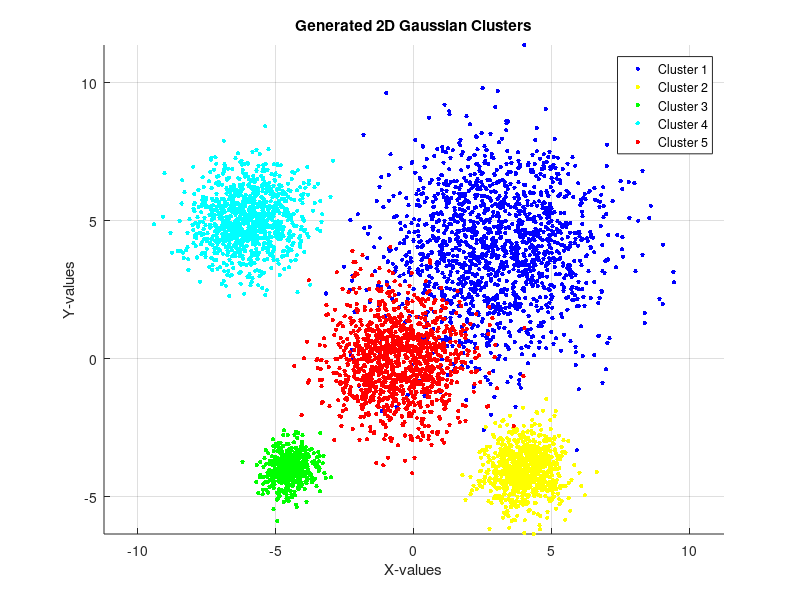

Here is the MATLAB script that generated this plot: (Note: this script raises an error after producing the figure.)
close all;
clear;
clc;

rng(10873935);

%generate a 2D dataset with 5 clusters and 2 slightly overlapping clusters
%each cluster has different  number of points between 500 and 1500
%cluster 1
N1= 1500;
mean1= [3,4];
std1 =2;

%generating the cluster's points with Gaussian (randn) and shaping them with std and mean
cluster1 = randn(N1, 2) * std1 + mean1;

%cluster 2
N2= 800;
mean2=[4, -4];
std2= 0.75;

cluster2 = randn(N2, 2) * std2 + mean2;

%cluster 3
N3= 500;
mean3=[-4.5,-4];
std3= 0.5;
cluster3 = randn(N3, 2) * std3 + mean3;

%cluster 4
N4= 1000;
mean4=[-6,5];
std4= 1;
cluster4 = randn(N4, 2) * std4 + mean4;

%cluster 5
N5 = 1200;
mean5 = [-0.5, 0];
std5 = 1.25;
cluster5 = randn(N5, 2) * std5 + mean5;

%plot cluster for visualization check

figure;
hold on;

plot(cluster1(:,1), cluster1(:,2),'b.','MarkerSize',10);
plot(cluster2(:,1), cluster2(:,2), 'y.', 'MarkerSize',10);
plot(cluster3(:,1), cluster3(:,2), 'g.', 'MarkerSize', 10);
plot(cluster4(:,1), cluster4(:,2), 'c.', 'MarkerSize', 10);
plot(cluster5(:,1), cluster5(:,2), 'r.', 'MarkerSize', 10);
legend('Cluster 1','Cluster 2','Cluster 3','Cluster 4','Cluster 5');
xlabel('X-values');
ylabel('Y-values');
title('Generated 2D Gaussian Clusters');
axis equal;
grid on;
hold off;

% call the combined data
combinedClusters=dataCombined(cluster1, cluster2, cluster3, cluster4, cluster5);


% Visualize the combined dataset
figure;
hold on;
scatter(combinedClusters(:,1), combinedClusters(:,2), 10, 'filled');
xlabel('X-values');
ylabel('Y-values');
title('Combined Training Data');
axis equal;
grid on;
hold off;

%apply K mean to the clustering 
K = 5;
[idx, centroids] = runKMeans(combinedClusters, K);
plotKMeans(combinedClusters, idx, centroids, K);

%run WCSS  test K from 2 to 8
KValues = 2:8;

%store the WCSS result for each K
WCSSvalues = zeros(1, 7);

for K=2:8
    %run K-Means with the current K
    [idxK,  centroidsK]=runKMeans(combinedClusters, K);

    %calculate  the total squared distance
    WCSS = calculateWCSS(combinedClusters, idxK, centroidsK);

    %store the result
    WCSSvalues(K - 1) = WCSS;
end

% plot the graph
figure;
plot(KValues, WCSSvalues, '-o', 'LineWidth', 2, 'MarkerSize',8);
xlabel('Number of Clusters (K)');
ylabel('Within-Cluster Sum of Squares');
title('Elbow Method for Selecting K');
grid on;

%calculate the silhouette score
s = silhouette(combinedClusters, idx);

meanSilhouette = mean(s);
disp(meanSilhouette);

%Task 2 -GMM clustering
K_GMM =5;

[idxGMM, gm]= runGMM(combinedClusters, K_GMM);
plotGMM(combinedClusters, idxGMM,gm);

%run WCSS on GMM to compare the performance between K-Means and GMM

KValuesGMM = 2:8;

%store the WCSS result for each K
WCSSvaluesGMM = zeros(1, 7);

for K=2:8
     % Run GMM with the current K
    [GMMidxK, gmK] = runGMM(combinedClusters, K);

    % Get estimated Gaussian means
    GMMcentroidsK = gmK.mu;

    % Calculate the total squared distance
    WCSSValueGMM = calculateWCSS(combinedClusters, GMMidxK, GMMcentroidsK);

    % Store the result
    WCSSvaluesGMM(K - 1) = WCSSValueGMM;

end
% plot the graph
figure;
plot(KValuesGMM, WCSSvaluesGMM, '-o', 'LineWidth', 2, 'MarkerSize',8);
xlabel('Number of Clusters (K)');
ylabel('WCSS');
title('GMM Clustering- WCSS');
grid on;

%calculate the silhouette score for GMM
s = silhouette(combinedClusters, GMMidxK);
sGMM = silhouette(combinedClusters, idxGMM);
GMMmeanSilhouette = mean(sGMM);
disp(GMMmeanSilhouette);
